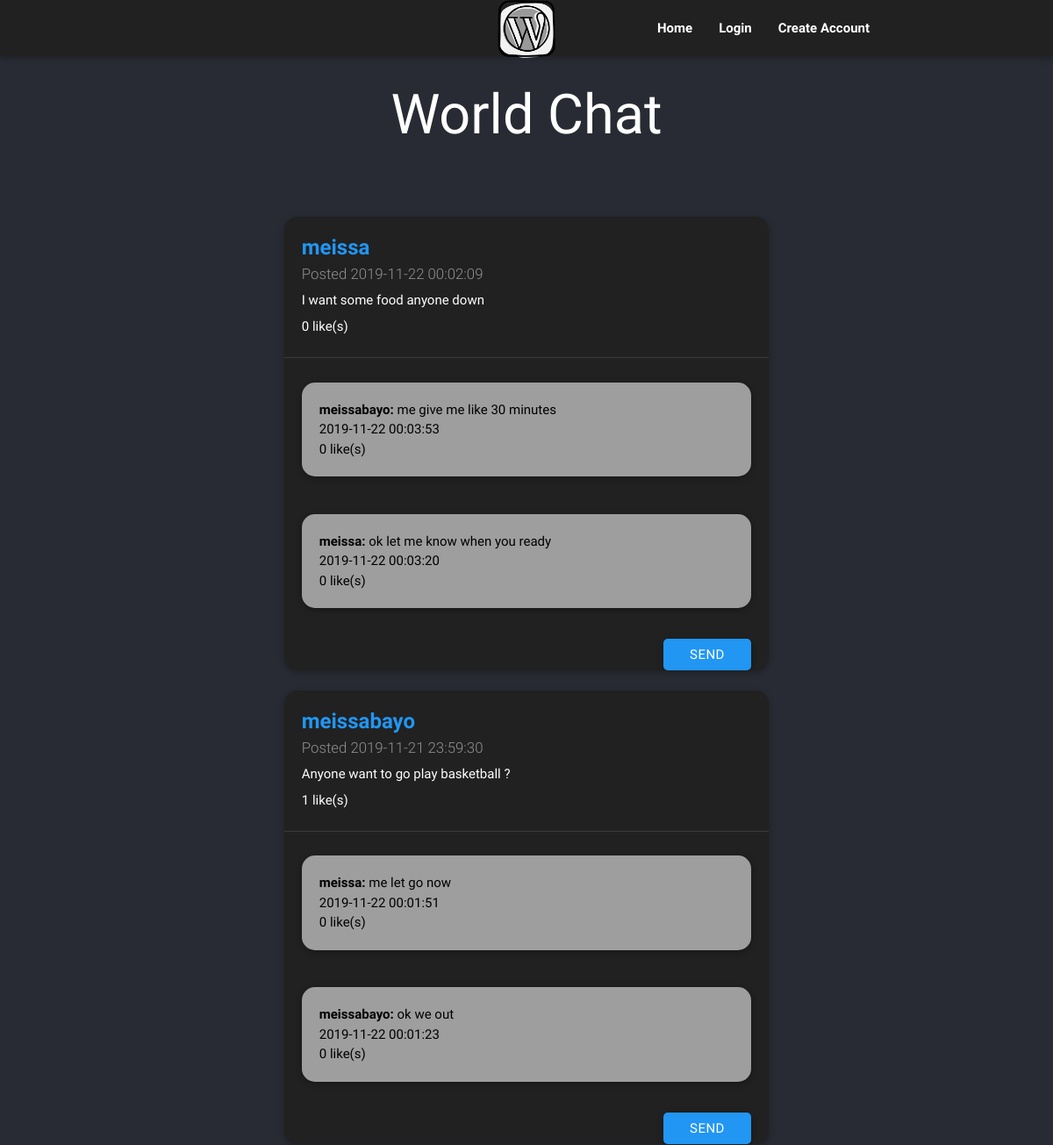
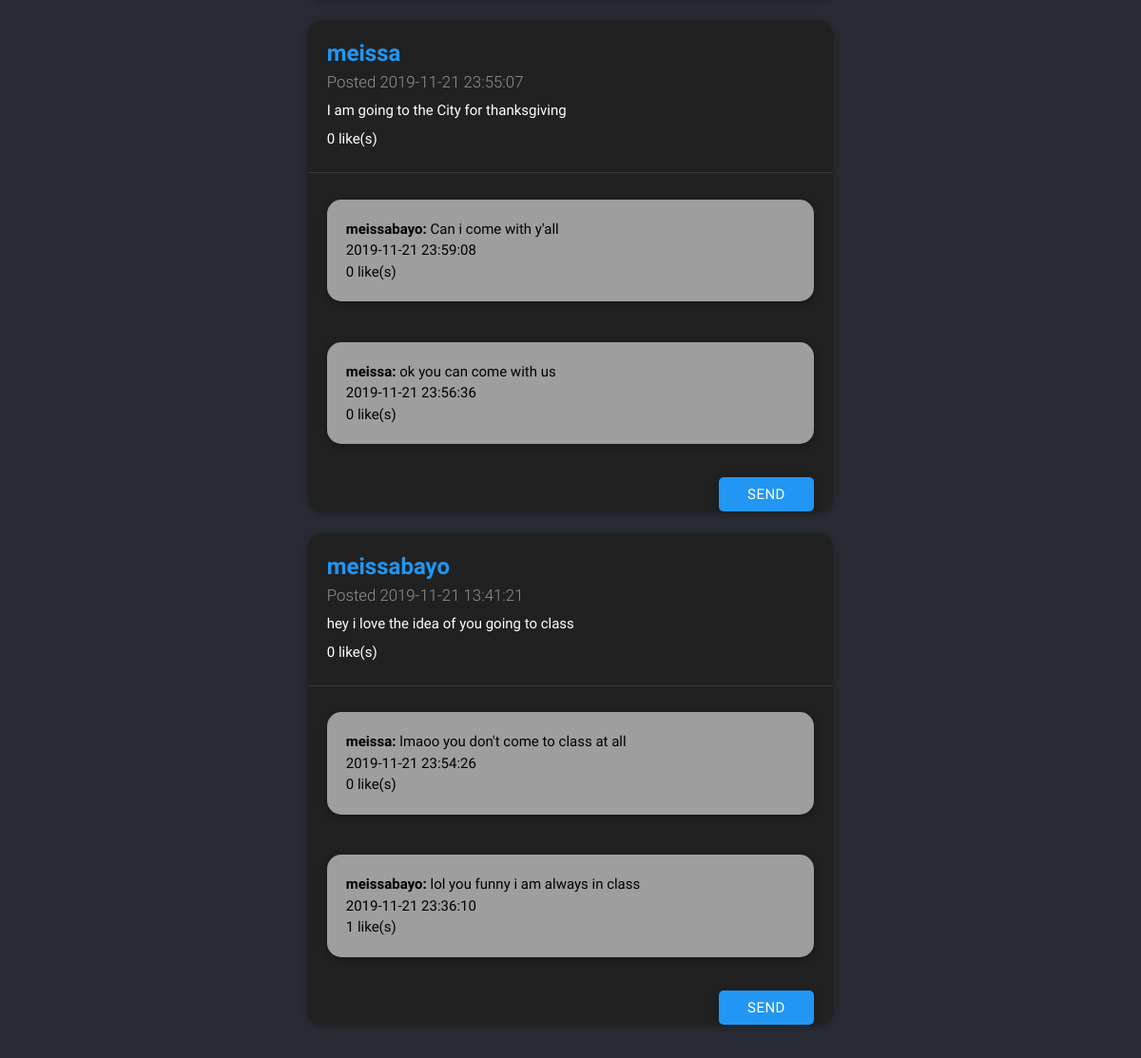
The page / on the database its author committed (2 pictures, top to bottom).
### tables this page shows
CREATE TABLE IF NOT EXISTS `tblposts` (
  `PostID` int(11) NOT NULL AUTO_INCREMENT,
  `Post` varchar(500) NOT NULL,
  `PostTime` datetime NOT NULL,
  `UserID` int(11) NOT NULL,
  `likes` int(11) NOT NULL,
  PRIMARY KEY (`PostID`),
  KEY `UserID` (`UserID`)
);

CREATE TABLE IF NOT EXISTS `tblusers` (
  `UserID` int(11) NOT NULL AUTO_INCREMENT,
  `Username` varchar(100) NOT NULL,
  `Password` varchar(100) NOT NULL,
  `Email` varchar(100) NOT NULL,
  `RoleID` int(11) NOT NULL,
  PRIMARY KEY (`UserID`),
  KEY `RoleID` (`RoleID`)
);

CREATE TABLE IF NOT EXISTS `tblreplies` (
  `ReplyID` int(11) NOT NULL AUTO_INCREMENT,
  `Reply` varchar(500) NOT NULL,
  `ReplyTime` datetime NOT NULL,
  `UserID` int(11) NOT NULL,
  `PostID` int(11) NOT NULL,
  `likes` int(11) NOT NULL,
  PRIMARY KEY (`ReplyID`),
  KEY `fk_post_reply` (`PostID`),
  KEY `fk_user_reply` (`UserID`)
);

### index.php (the view, shortened to what this page needs)
<?php include 'views/header.php';
 include_once 'models/dbConnection.php';
?>
<?php
$query = 'SELECT * FROM tblposts INNER JOIN tblusers ON tblposts.UserID = tblusers.UserID ORDER BY tblposts.PostTime desc;';
    $Posts = $db->query($query);
?>
    <div class="container">
    <div class="row">
      <div class="center white-text">
      <h1>World Chat</h1>
</div>
    <div style="margin-top:50px;border-radius:20px;" class="<?php if(!isset($_SESSION['email'])) echo 'col m8 l8 s12 offset-m2 offset-l2'; else echo 'col m8 l8 s12'?>">
    <div class="row" id="posts-cards">
    <div class="col s12 m12 l12">
 <?php foreach($Posts as $indStmt):?>
                        <?php
$PostID = $indStmt['PostID'];
$Post = $indStmt['Post'];
$TimePosted = $indStmt['PostTime'];
$likes = $indStmt['likes'];
?>
<div class="row" id="posts-cards">
    <div class="col s12 m12 l12">
      <div class="card grey darken-4">
        <div class="card-content white-text">
          <span class="white-text card-title">
          <p class="blue-text" style="font-weight:bold;"><?php echo $indStmt['Username']?></p>
          <p style="font-size:0.7em;opacity:0.5">Posted <?php echo $TimePosted?></p>
          </span>
          <p class="white-text"><?php echo $Post?></p>
          <p class="white-text"><?php echo $likes?> like(s)</p>
        </div>
        <div class="card-action">
        <?php $query2 = "SELECT * FROM tblreplies INNER JOIN tblusers ON tblreplies.UserID = tblusers.UserID WHERE PostID = '$PostID' ORDER BY tblreplies.ReplyTime desc;";
        $Replies = $db->query($query2);
        ?>
        <?php foreach($Replies as $temp):?>
        <div class="row">
    <div class="col s12 m12 l12">
      <div class="card-panel grey">
        <span class="black-text">
        <span style="font-weight:bold;">
        <?php echo $temp['Username'] . ":" . " " . " "?></span><?php echo $temp['Reply']?><br/>
        <?php echo $temp['ReplyTime']?><br/>
        <?php echo $temp['likes']?> like(s)
        </span>
      </div>
    </div>
  </div>
        <?php endforeach; ?>
        <form action="models/addReply.php" method="POST">
        <button style="border-radius:5px;" class="btn waves-effect waves-light blue right" type="submit" name="action">Send</button>
        </form>
        </div>
      </div>
    </div>
  </div>
<?php endforeach; ?>
</div>
</div>
    </div>
        </div>
<?php include 'views/footer.php';?>

### views/header.php (shortened to what this page needs)
<!DOCTYPE html>
<html lang="en">
   <head>
      <link href="css/materialize.css" type="text/css" rel="stylesheet" media="screen,projection"/>
      <link href="css/style.css" type="text/css" rel="stylesheet" media="screen,projection"/>
   </head>
   <body>
      <nav class="grey darken-4" role="navigation">
         <div class="nav-wrapper container">
         <a href="#" class="brand-logo center"><img id="nav-logo" src="images/nav-logo.png"/></a>
            <ul id="main-nav" class="hide-on-med-and-down">
            <li class="right"><a  href="SignUp.php" style="<?php if(isset($_SESSION['email'])) echo 'display:none;';?>">Create Account</a></li>
            <li class="white-text right"><a  href="Login.php" style="<?php if(isset($_SESSION['email'])) echo 'display:none;';?>">Login</a></li>
                   <li class="right" style="font-weight:bold;"><a href="index.php">Home</a></li>
            </ul>
         </div>
      </nav>

### views/footer.php (shortened to what this page needs)
   </body>
</html>

### css/style.css (style rules this page uses)
body, html { background-color:#282B33; }
nav ul a, nav .brand-logo { color: white; }
nav ul a { color:black; }
p { line-height: 2rem; }
nav { background-color:white; padding:0px 20px; z-index: 500; }
#nav-logo { height:2.1em; }
nav li { font-weight:bold; }
nav li a { color:white; }
#posts-cards { margin-bottom:0px; }

### rows shown on the page
tblposts: UserID.Username "meissa", PostTime "2019-11-22 00:02:09", Post "I want some food anyone down", likes "0"
tblreplies: UserID.Username "meissabayo", Reply "me give me like 30 minutes", ReplyTime "2019-11-22 00:03:53", likes "0"
tblreplies: UserID.Username "meissa", Reply "ok let me know when you ready", ReplyTime "2019-11-22 00:03:20", likes "0"
tblposts: UserID.Username "meissabayo", PostTime "2019-11-21 23:59:30", Post "Anyone want to go play basketball ?", likes "1"
tblreplies: UserID.Username "meissa", Reply "me let go now", ReplyTime "2019-11-22 00:01:51", likes "0"
tblreplies: UserID.Username "meissabayo", Reply "ok we out", ReplyTime "2019-11-22 00:01:23", likes "0"
tblposts: UserID.Username "meissa", PostTime "2019-11-21 23:55:07", Post "I am going to the City for thanksgiving", likes "0"
tblreplies: UserID.Username "meissabayo", Reply "Can i come with y'all", ReplyTime "2019-11-21 23:59:08", likes "0"
tblreplies: UserID.Username "meissa", Reply "ok you can come with us", ReplyTime "2019-11-21 23:56:36", likes "0"
tblposts: UserID.Username "meissabayo", PostTime "2019-11-21 13:41:21", Post "hey i love the idea of you going to class", likes "0"
tblreplies: UserID.Username "meissa", Reply "lmaoo you don't come to class at all", ReplyTime "2019-11-21 23:54:26", likes "0"
tblreplies: UserID.Username "meissabayo", Reply "lol you funny i am always in class", ReplyTime "2019-11-21 23:36:10", likes "1"
